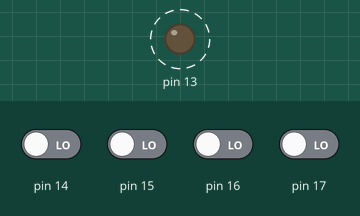
Recording of a sketch running on a simulated Arduino Uno, built with avr-gcc and run on an emulated ATmega328P. Parts: output pins drawn as LEDs (lit = HIGH). Wiring (inferred from the names in the program): I2C bus: SDA pin 18; SCL pin 19; DS1307 clock at I2C address 0x68. Dashed ring = blinking. Inputs (shaded band) come from the test bench; at power-on: pin 14–17 LOW. The local clock reads 2024-03-15 10:24:30 at power-on unless the sketch sets it; what the sketch prints to the serial monitor is not drawn.

Above: at 1.5 s.
Timing chart, 0 to 4.0 s (numbered marks = the images above):
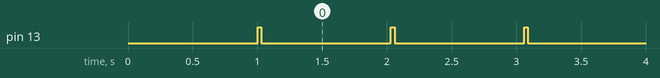

The sketch:

Code2Soft.ino
```cpp
void dly()
{
  for(uint8_t i=0;i<200;i++)
  {
    volatile uint8_t v=0;
    v++;
  }
}
#define BIT_SCL  _BV(5)
#define DDR_SCL  DDRC
#define PORT_SCL PORTC

#define BIT_SDA  _BV(4)
#define DDR_SDA  DDRC
#define PORT_SDA PORTC
#define PIN_SDA  PINC

#define I2C_ACK 1
#define I2C_NAK 0
#define i2c_scl_release() DDR_SCL &= ~BIT_SCL
#define i2c_sda_release() DDR_SDA &= ~BIT_SDA
// sets SCL low and drives output
#define i2c_scl_lo() PORT_SCL &= ~BIT_SCL; DDR_SCL |= BIT_SCL;
// sets SDA low and drives output
#define i2c_sda_lo() PORT_SDA &= ~BIT_SDA; DDR_SDA |= BIT_SDA;
// set SCL high and to input (releases pin) (i.e. change to input,turnon pullup)
#define i2c_scl_hi() DDR_SCL &=~ BIT_SCL;
// set SDA high and to input (releases pin) (i.e. change to input,turnon pullup)
#define i2c_sda_hi() DDR_SDA &=~ BIT_SDA;

//
void i2c_SoftI2CMaster()
{
  i2c_sda_hi();
  i2c_scl_hi();
  dly();
}
//
uint8_t i2c_beginTransmission(uint8_t address)
{
  i2c_start();
  uint8_t rc = i2c_write((address<<1) | 0); // clr read bit
  return rc;
}
//
uint8_t i2c_requestFrom(uint8_t address)
{
  i2c_start();
  uint8_t rc = i2c_write((address<<1) | 1); // set read bit
  return rc;
}
//
//
//
uint8_t i2c_endTransmission(void)
{
  i2c_stop();
  //return ret; // FIXME
  return 0;
}

// must be called in:
// slave tx event callback
// or after beginTransmission(address)
void i2c_write(uint8_t* data, uint8_t quantity)
{
  for(uint8_t i = 0; i < quantity; ++i){
    i2c_write(data[i]);
  }
}

//--------------------------------------------------------------------
void i2c_writebit( uint8_t c )
{
  if ( c > 0 ) {
    i2c_sda_hi();
  }
  else {
    i2c_sda_lo();
  }
  i2c_scl_hi();
  dly();
  i2c_scl_lo();
  dly();
  if ( c > 0 ) {
    i2c_sda_lo();
  }
  dly();
}
//
uint8_t i2c_readbit(void)
{
  i2c_sda_hi();
  i2c_scl_hi();
  dly();
  uint8_t c = PIN_SDA; // I2C_PIN;
  i2c_scl_lo();
  dly();
  return ( c & BIT_SDA) ? 1 : 0;
}
// Send a START Condition
//
void i2c_start(void)
{
  // set both to high at the same time
  i2c_sda_hi();
  i2c_scl_hi();
  dly();
  i2c_sda_lo();
  dly();
  i2c_scl_lo();
  dly();
}
void i2c_repstart(void)
{
  // set both to high at the same time (releases drive on both lines)
  i2c_sda_hi();
  i2c_scl_hi();
  i2c_scl_lo(); // force SCL low
  dly();
  i2c_sda_release(); // release SDA
  dly();
  i2c_scl_release(); // release SCL
  dly();
  i2c_sda_lo(); // force SDA low
  dly();
}
// Send a STOP Condition
//
void i2c_stop(void)
{
  i2c_scl_hi();
  dly();
  i2c_sda_hi();
  dly();
}
// write a byte to the I2C slave device
//
uint8_t i2c_write( uint8_t c )
{
  for ( uint8_t i=0;i<8;i++) {
    i2c_writebit( c & 128 );
    c<<=1;
  }
  return i2c_readbit();
}
// read a byte from the I2C slave device
//
uint8_t i2c_read( uint8_t ack )
{
  uint8_t res = 0;
  for ( uint8_t i=0;i<8;i++) {
    res <<= 1;
    res |= i2c_readbit();
  }
  if ( ack )
    i2c_writebit( 0 );
  else
    i2c_writebit( 1 );
  dly();
  return res;
}

//
uint8_t i2c_read()
{
  return i2c_read( I2C_ACK );
}
//
uint8_t i2c_readLast()
{
  return i2c_read( I2C_NAK );
}


uint8_t DS1307_SEC;// 0
uint8_t DS1307_MIN;// 1
uint8_t DS1307_HR;// 2
uint8_t DS1307_DOW;// 3
uint8_t DS1307_DATE;// 4
uint8_t DS1307_MTH;// 5
uint8_t DS1307_YR;// 6

#define DS1307_CTRL_ID B1101000  //DS1307

uint8_t bcdToDec(const uint8_t bcd) {
  return (10 * ((bcd & 0xF0) >> 4) + (bcd & 0x0F));
}

uint8_t decToBcd(const uint8_t dec) {
  const uint8_t tens = dec / 10;
  const uint8_t ones = dec % 10;
  return (tens << 4) | ones;
}

// Aquire data from the RTC chip in BCD format
// refresh the buffer
void DS1307_read()
{
  // use the Wire lib to connect to tho rtc
  // reset the resgiter pointer to zero
  i2c_beginTransmission(DS1307_CTRL_ID);
  i2c_write(0x00);
  i2c_endTransmission();

  // request the 7 bytes of data    (secs, min, hr, dow, date. mth, yr)
  i2c_requestFrom(DS1307_CTRL_ID);
  // store data in raw bcd format
  DS1307_SEC=bcdToDec(i2c_read());// 0
  DS1307_MIN=bcdToDec(i2c_read());// 1
  DS1307_HR=bcdToDec(i2c_read());// 2
  DS1307_DOW=i2c_read();// 3
  DS1307_DATE=bcdToDec(i2c_read());// 4
  DS1307_MTH=bcdToDec(i2c_read());// 5
  DS1307_YR=bcdToDec(i2c_readLast());// 6
}

// update the data on the IC from the bcd formatted data in the buffer
void DS1307_save()
{
  i2c_beginTransmission(DS1307_CTRL_ID);
  i2c_write(0x00); // reset register pointer
  i2c_write(decToBcd(DS1307_SEC));
  i2c_write(decToBcd(DS1307_MIN));
  i2c_write(decToBcd(DS1307_HR));
  i2c_write(DS1307_DOW);
  i2c_write(decToBcd(DS1307_DATE));
  i2c_write(decToBcd(DS1307_MTH));
  i2c_write(decToBcd(DS1307_YR));
  i2c_endTransmission();
}


#ifndef sbi
#define sbi(sfr, bit) (_SFR_BYTE(sfr) |= _BV(bit))
#endif

void setup()
{
  delay(1000);
  Serial.begin(9600);
  Serial.setTimeout(1000);
  i2c_SoftI2CMaster();
  pinMode(13, OUTPUT);
}

void loop()
{
  digitalWrite(13, HIGH);
  DS1307_read();
  char buf[60];
  snprintf(buf, sizeof(buf), "DS1307:%02d 20%02d-%02d-%02d %02d:%02d:%02d",DS1307_DOW, DS1307_YR, DS1307_MTH, DS1307_DATE, DS1307_HR, DS1307_MIN, DS1307_SEC);
  Serial.println(buf);
  if(DS1307_SEC!=80)
  {
    digitalWrite(13, LOW);
  }
  int start = Serial.parseInt();
  if(start == 33)
  {
    DS1307_YR  = Serial.parseInt();
    DS1307_MTH = Serial.parseInt();
    DS1307_DATE = Serial.parseInt();
    DS1307_HR  = Serial.parseInt();
    DS1307_MIN = Serial.parseInt();
    DS1307_SEC = Serial.parseInt();
    DS1307_DOW= Serial.parseInt();

    DS1307_save();
  }
}

//33,15,6,26,20,39,00,5,
```

Measured:
- by itself, pin 13: alternates HIGH for 0.03 s and LOW for 1.0 s
